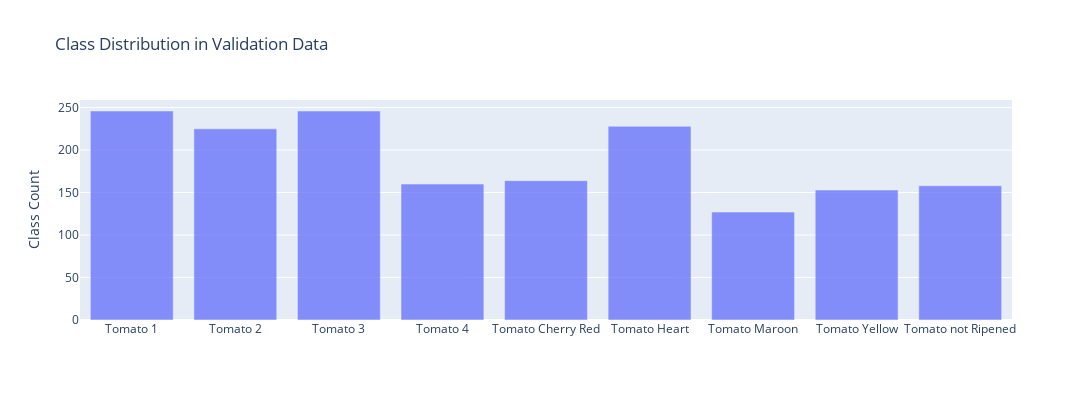

Notebook code for this chart:
### Code cell
x1, y1 = create_stack_bar_data('classes', testing_data)
x1 = list(validation_generator.class_indices.keys())

trace1 = go.Bar(x=x1, y=y1, opacity=0.75, name="Class Count")
layout = dict(height=400, width=1100, title='Class Distribution in Validation Data', legend=dict(orientation="h"), 
                yaxis = dict(title = 'Class Count'))
fig = go.Figure(data=[trace1], layout=layout);
iplot(fig);

### Figure 1 — Plotly figure (JSON) as saved in the notebook; plotly's stock layout.template omitted (floating-point values rounded to 4 significant figures)
{"data": [{"name": "Class Count", "opacity": 0.75, "type": "bar", "x": ["Tomato 1", "Tomato 2", "Tomato 3", "Tomato 4", "Tomato Cherry Red", "Tomato Heart", "Tomato Maroon", "Tomato Yellow", "Tomato not Ripened"], "y": [246, 225, 246, 160, 164, 228, 127, 153, 158]}], "layout": {"height": 400, "legend": {"orientation": "h"}, "title": {"text": "Class Distribution in Validation Data"}, "width": 1100, "yaxis": {"title": {"text": "Class Count"}}}}
